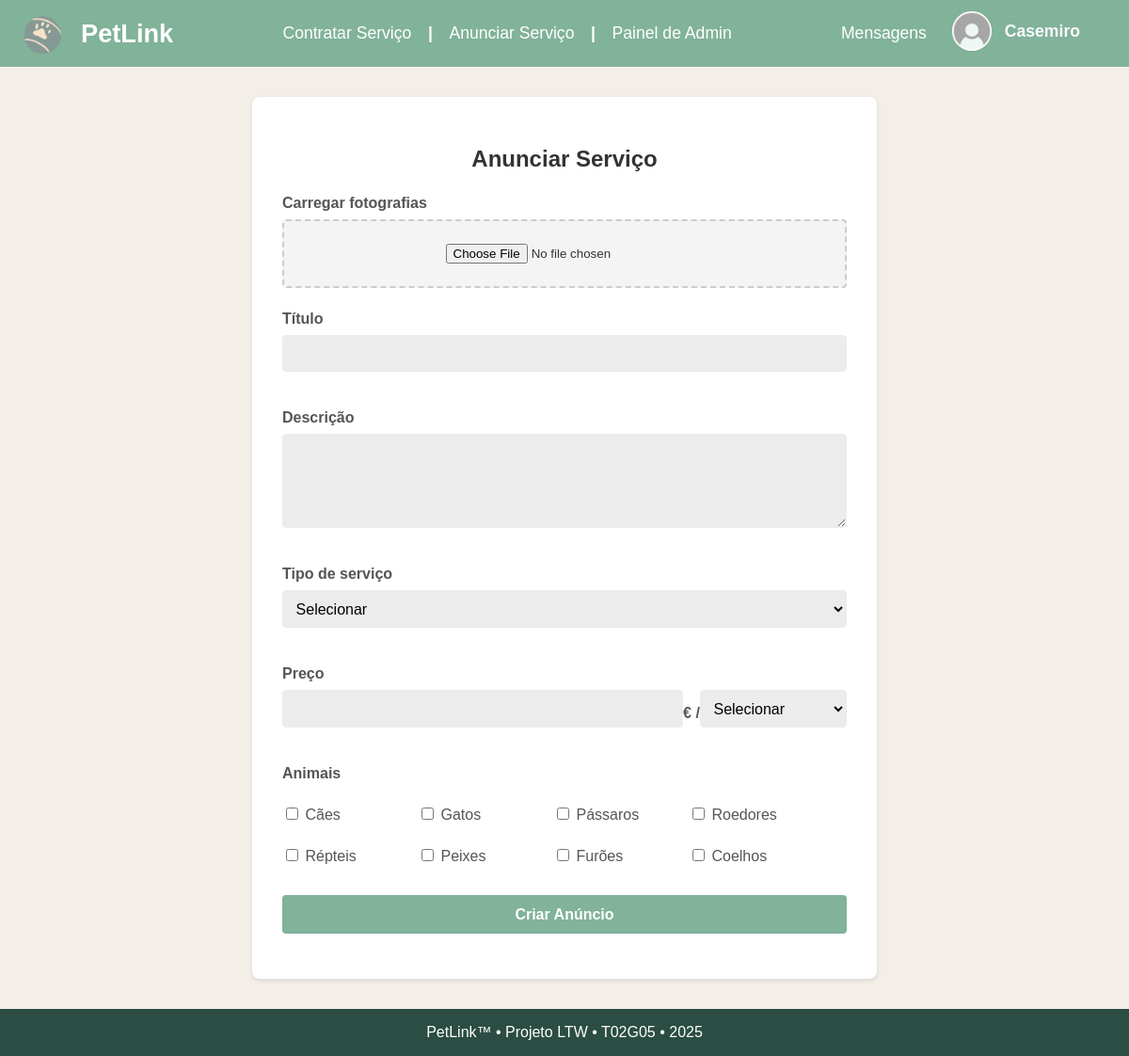
The app's page /pages/adCreate.php (signed in) with its own data.
### tables this page shows
CREATE TABLE Animal_types (
    animal_id   INTEGER PRIMARY KEY AUTOINCREMENT,
    animal_name TEXT UNIQUE NOT NULL
);

### pages/adCreate.php (called while the page is built, shortened)
<?php
  require_once(__DIR__ . '/../templates/layout.php');
  require_once(__DIR__ . '/../templates/adCreate.php');
  drawAdCreate();
?>

### database/animal.class.php (called while the page is built, shortened)
<?php
class Animal_type {
    public static function getAnimalSpecies(PDO $db): array {
        $stmt = $db->prepare('SELECT animal_id, animal_name FROM Animal_types');
        $stmt->execute();
        return $stmt->fetchAll(PDO::FETCH_ASSOC);
    }
}

### templates/adCreate.php (the view, shortened to what this page needs)
<?php declare(strict_types = 1);
require_once(__DIR__ . '/../database/connection.db.php');
require_once(__DIR__ . '/../database/animal.class.php');
$db = getDatabaseConnection();
$animalSpecies = Animal_type::getAnimalSpecies($db);
?>
<link rel="stylesheet" href="../stylesheets/style.css">
<?php function drawAdCreate() { global $animalSpecies, $services ;?>
    <section class="form-container">
        <h2>Anunciar Serviço</h2>
        <form id="ad-form" action="../actions/action_adCreate.php" method="post" enctype="multipart/form-data">
            <label for="upload-box">Carregar fotografias</label>
            <div class="upload-box">
                <input type="file" id="imageUpload" name="image" accept="image/*">
            </div>
            <label for="titulo">Título</label>
            <input type="text" id="titulo" name="titulo" required>
            <label for="descricao">Descrição</label>
            <textarea id="descricao" name="descricao" required></textarea>
            <label for="tipo">Tipo de serviço</label>
            <select id="tipo" name="service_id" required> <option disabled selected value="">Selecionar</option>
            </select>
            <label for="preco">Preço</label>
            <div id="preco-container">
                <input type="number" id="preco" name="preco" required>
                <label for="preco-por">€ /</label>
                <select id="preco-por" name="preco-por" required>
                    <option disabled selected>Selecionar</option>
                </select>
            </div>
            <label for="animais">Animais</label>
            <div class="animal-checkboxes">
            <?php foreach ($animalSpecies as $species): ?>
                <label>
                <input type="checkbox"
                    name="animais[]"
                    value="<?= htmlspecialchars((string)$species['animal_id']) ?>">
                    <?= htmlspecialchars($species['animal_name']) ?> </label>
            <?php endforeach; ?>
            </div>
            <button type="submit">Criar Anúncio</button>
        </form>
    </section>
<?php } ?>

### stylesheets/style.css (style rules this page uses)
html { overflow-y: scroll; height: 100%; margin: 0; display: flex; flex-direction: column; }
body { font-family: sans-serif; margin: 0; padding: 0; background-color: #f4eee9; color: #333; height: 100%; display: flex; flex-direction: column; }
.form-container { max-width: 600px; margin: 2em auto; background: white; padding: 2em; border-radius: 8px; box-shadow: 0 2px 4px rgba(0, 0, 0, 0.1); }
.form-container textarea { font-family: inherit; }
.form-container h2 { text-align: center; margin-bottom: 1em; font-size: 1.5em; color: #333; }
.form-container label { display: block; margin-bottom: 8px; font-weight: bold; color: #555; }
.form-container input[type="text"], .form-container input[type="number"], .form-container input[type="email"], .form-container input[type="password"], .form-container input[type="tel"], .form-container select, .form-container textarea { width: 100%; padding: 0.6em; border-radius: 4px; border: 1.5px solid #ececec; background-color: #ececec; margin-bottom: 1.5em; font-size: 1em; box-sizing: border-box; }
.form-container textarea { resize: vertical; min-height: 100px; }
.form-container button { width: 100%; padding: 0.7em; background-color: #81B29A; color: white; border: none; border-radius: 4px; font-size: 1em; font-weight: bold; cursor: pointer; transition: background-color 0.3s; }
.upload-box { display: flex; justify-content: center; align-items: center; background-color: #f4f4f4; border: 2px dashed #ccc; border-radius: 4px; padding: 1.5em; margin-bottom: 1.5em; }
form label { display: block; margin: 1em 0 0.3em; }
#preco-container { display: flex; width: 100%; justify-content: space-between; gap: 0%; }
#preco { flex: 1.5; }
#preco-por { flex: 0.5; }
button[type="submit"] { margin-top: 1.5em; }
form .animal-checkboxes { display: flex; flex-wrap: wrap; margin: 0; }
form .animal-checkboxes label { width: 24%; font-weight: lighter; }

### records on screen
animal_types: animal_name "Cães"
animal_types: animal_name "Gatos"
animal_types: animal_name "Pássaros"
animal_types: animal_name "Roedores"
animal_types: animal_name "Répteis"
animal_types: animal_name "Peixes"
animal_types: animal_name "Furões"
animal_types: animal_name "Coelhos"

### other values on screen
$_SESSION['name'] "Casemiro"
